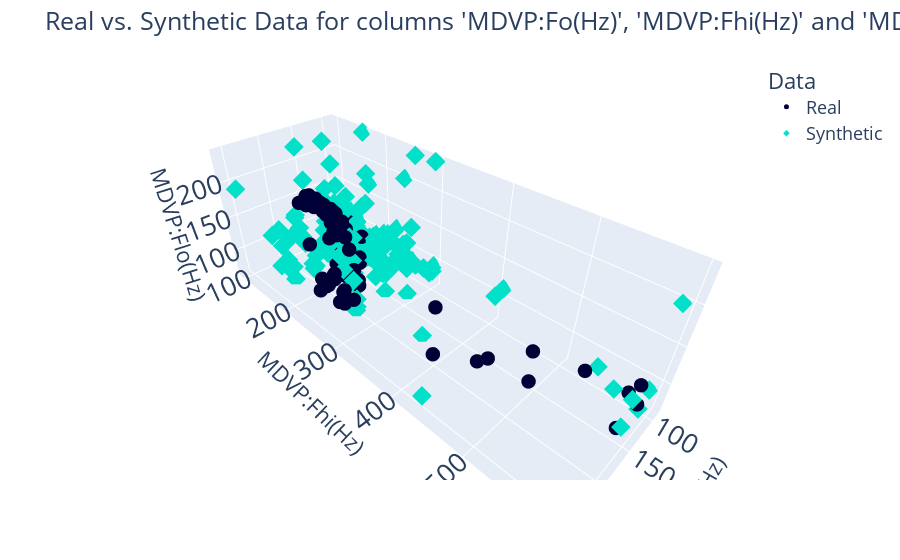

Source (notebook cell):
### Code cell
PosCampoInicial = 1
compare_3d(DataPrincipal.iloc[:,PosCampoInicial:PosCampoInicial+3], DataSintetico.iloc[:,PosCampoInicial:PosCampoInicial+3]).show("vscode")

### Figure 1 — Plotly figure (JSON) as saved in the notebook; plotly's stock layout.template omitted (floating-point values rounded to 4 significant figures; data arrays with more than 128 entries replaced by an {"elided": "..."} marker saying what was removed)
{"data": [{"hovertemplate": "Data=Real<br>MDVP:Fo(Hz)=%{x}<br>MDVP:Fhi(Hz)=%{y}<br>MDVP:Flo(Hz)=%{z}<extra></extra>", "legendgroup": "Real", "marker": {"color": "#000036", "size": 5, "symbol": "circle"}, "mode": "markers", "name": "Real", "scene": "scene", "showlegend": true, "type": "scatter3d", "x": {"elided": "168 float values"}, "y": {"elided": "168 float values"}, "z": {"elided": "168 float values"}}, {"hovertemplate": "Data=Synthetic<br>MDVP:Fo(Hz)=%{x}<br>MDVP:Fhi(Hz)=%{y}<br>MDVP:Flo(Hz)=%{z}<extra></extra>", "legendgroup": "Synthetic", "marker": {"color": "#01E0C9", "size": 5, "symbol": "diamond"}, "mode": "markers", "name": "Synthetic", "scene": "scene", "showlegend": true, "type": "scatter3d", "x": {"elided": "150 float values"}, "y": {"elided": "150 float values"}, "z": {"elided": "150 float values"}}], "layout": {"font": {"size": 18}, "legend": {"title": {"text": "Data"}, "tracegroupgap": 0}, "margin": {"t": 60}, "plot_bgcolor": "#F5F5F8", "scene": {"domain": {"x": [0, 1], "y": [0, 1]}, "xaxis": {"title": {"text": "MDVP:Fo(Hz)"}}, "yaxis": {"title": {"text": "MDVP:Fhi(Hz)"}}, "zaxis": {"title": {"text": "MDVP:Flo(Hz)"}}}, "showlegend": true, "title": {"text": "Real vs. Synthetic Data for columns 'MDVP:Fo(Hz)', 'MDVP:Fhi(Hz)' and 'MDVP:Flo(Hz)'"}}}
